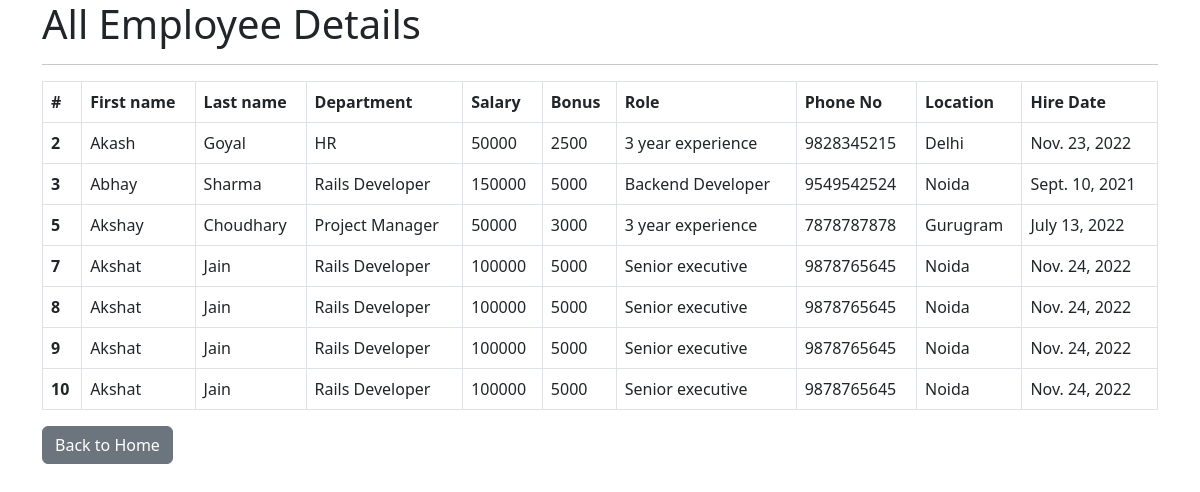
The app's page /all_emp with its own data.
### emp_app/models.py (models this page shows, shortened)
class Employee(models.Model):
    first_name = models.CharField(max_length=100, null=False)
    last_name = models.CharField(max_length=100)
    dept = models.ForeignKey(Department, on_delete=models.CASCADE)
    salary = models.IntegerField(default=0)
    bonus = models.IntegerField(default=0)
    role = models.ForeignKey(Role, on_delete=models.CASCADE)
    phone = models.IntegerField(default=0)
    hire_date = models.DateField()

class Department(models.Model):
    name = models.CharField(max_length=100, blank=True, null=False)
    location = models.CharField(max_length=100)

class Role(models.Model):
    name = models.CharField(max_length=100, blank=True, null=False)

### emp_app/views.py (the view)
# urls.py: path('all_emp', views.all_emp, name='all_emp'),
def all_emp(request):
    emps = Employee.objects.all()
    context = {
        'emps': emps
    }
    return render(request, 'emp_app/show.html', context)

### emp_app/templates/emp_app/show.html (shortened to what this page needs)
<!doctype html>
<html lang="en">
  <head>
    <link rel="stylesheet" href="https://cdn.jsdelivr.net/npm/bootstrap@5.2.3/dist/css/bootstrap.rtl.min.css">
  </head>
  <body>
  <div class="container">
      <h1>All Employee Details</h1>
      <hr>
      <table class="table table-bordered table-hover">
  <thead>
    <tr>
      <th scope="col">#</th>
      <th scope="col">First name</th>
      <th scope="col">Last name</th>
      <th scope="col">Department</th>
      <th scope="col">Salary</th>
      <th scope="col">Bonus</th>
      <th scope="col">Role</th>
      <th scope="col">Phone No</th>
      <th scope="col">Location</th>
      <th scope="col">Hire Date</th>
    </tr>
  </thead>
          {% for emp in emps %}
  <tbody>
    <tr>
      <th scope="row">{{emp.id}}</th>
      <td>{{emp.first_name}}</td>
      <td>{{emp.last_name}}</td>
      <td>{{emp.dept.name}}</td>
      <td>{{emp.salary}}</td>
      <td>{{emp.bonus}}</td>
      <td>{{emp.role.name}}</td>
      <td>{{emp.phone}}</td>
      <td>{{emp.dept.location}}</td>
      <td>{{emp.hire_date}}</td>
    </tr>
  </tbody>
        {% endfor %}
</table>
    <a class="btn btn-secondary" href="/" role="button">Back to Home</a>
  </div>
  </body>
</html>

### records on screen
Employee: id "2", first_name "Akash", last_name "Goyal", dept.name "HR", salary "50000", bonus "2500", role.name "3 year experience", phone "9828345215", dept.location "Delhi", hire_date "Nov. 23, 2022"
Employee: id "3", first_name "Abhay", last_name "Sharma", dept.name "Rails Developer", salary "150000", bonus "5000", role.name "Backend Developer", phone "9549542524", dept.location "Noida", hire_date "Sept. 10, 2021"
Employee: id "5", first_name "Akshay", last_name "Choudhary", dept.name "Project Manager", salary "50000", bonus "3000", role.name "3 year experience", phone "7878787878", dept.location "Gurugram", hire_date "July 13, 2022"
Employee: id "7", first_name "Akshat", last_name "Jain", dept.name "Rails Developer", salary "100000", bonus "5000", role.name "Senior executive", phone "9878765645", dept.location "Noida", hire_date "Nov. 24, 2022"
Employee: id "8", first_name "Akshat", last_name "Jain", dept.name "Rails Developer", salary "100000", bonus "5000", role.name "Senior executive", phone "9878765645", dept.location "Noida", hire_date "Nov. 24, 2022"
Employee: id "9", first_name "Akshat", last_name "Jain", dept.name "Rails Developer", salary "100000", bonus "5000", role.name "Senior executive", phone "9878765645", dept.location "Noida", hire_date "Nov. 24, 2022"
Employee: id "10", first_name "Akshat", last_name "Jain", dept.name "Rails Developer", salary "100000", bonus "5000", role.name "Senior executive", phone "9878765645", dept.location "Noida", hire_date "Nov. 24, 2022"
